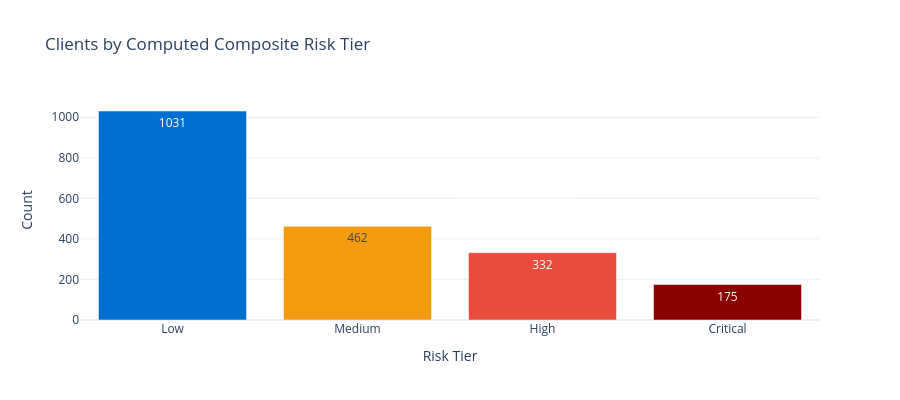

Notebook cell for this chart:
### Code cell
# ── Plot 5: Computed Risk Tier Distribution ───────────────────────
tier_counts = kyc_merged['risk_tier'].value_counts().reset_index()
tier_counts.columns = ['Risk Tier', 'Count']
tier_order = ['Low','Medium','High','Critical']
tier_counts['Risk Tier'] = pd.Categorical(tier_counts['Risk Tier'], categories=tier_order, ordered=True)
tier_counts = tier_counts.sort_values('Risk Tier')
fig5 = px.bar(tier_counts, x='Risk Tier', y='Count',
              color='Risk Tier',
              color_discrete_map={'Low':'#006FCF','Medium':'#F39C12','High':'#E74C3C','Critical':'#8B0000'},
              title='Clients by Computed Composite Risk Tier',
              template='plotly_white', text='Count')
fig5.update_layout(height=400, showlegend=False)
fig5.show()

### Figure 1 — Plotly figure (JSON) as saved in the notebook; plotly's stock layout.template omitted (floating-point values rounded to 4 significant figures)
{"data": [{"hovertemplate": "Risk Tier=%{x}<br>Count=%{text}<extra></extra>", "legendgroup": "Low", "marker": {"color": "#006FCF", "pattern": {"shape": ""}}, "name": "Low", "orientation": "v", "showlegend": true, "text": [1031.0], "textposition": "auto", "type": "bar", "x": ["Low"], "xaxis": "x", "y": [1031], "yaxis": "y"}, {"hovertemplate": "Risk Tier=%{x}<br>Count=%{text}<extra></extra>", "legendgroup": "Medium", "marker": {"color": "#F39C12", "pattern": {"shape": ""}}, "name": "Medium", "orientation": "v", "showlegend": true, "text": [462.0], "textposition": "auto", "type": "bar", "x": ["Medium"], "xaxis": "x", "y": [462], "yaxis": "y"}, {"hovertemplate": "Risk Tier=%{x}<br>Count=%{text}<extra></extra>", "legendgroup": "High", "marker": {"color": "#E74C3C", "pattern": {"shape": ""}}, "name": "High", "orientation": "v", "showlegend": true, "text": [332.0], "textposition": "auto", "type": "bar", "x": ["High"], "xaxis": "x", "y": [332], "yaxis": "y"}, {"hovertemplate": "Risk Tier=%{x}<br>Count=%{text}<extra></extra>", "legendgroup": "Critical", "marker": {"color": "#8B0000", "pattern": {"shape": ""}}, "name": "Critical", "orientation": "v", "showlegend": true, "text": [175.0], "textposition": "auto", "type": "bar", "x": ["Critical"], "xaxis": "x", "y": [175], "yaxis": "y"}], "layout": {"barmode": "relative", "height": 400, "legend": {"title": {"text": "Risk Tier"}, "tracegroupgap": 0}, "showlegend": false, "title": {"text": "Clients by Computed Composite Risk Tier"}, "xaxis": {"anchor": "y", "categoryarray": ["Low", "Medium", "High", "Critical"], "categoryorder": "array", "domain": [0.0, 1.0], "title": {"text": "Risk Tier"}}, "yaxis": {"anchor": "x", "domain": [0.0, 1.0], "title": {"text": "Count"}}}}
